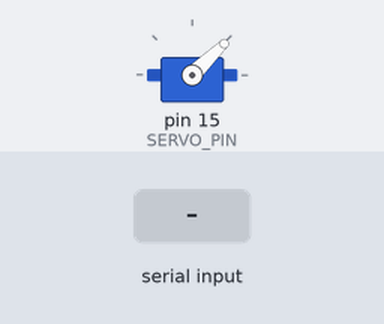
A sketch run on a simulated Arduino Uno, built with avr-gcc and run on an emulated ATmega328P. On the bench: servo. The test bench sets the inputs (shaded band). What the sketch prints to the serial monitor is not drawn.

Above: at 2.7 s.
2.8 s: "r" received over Serial
4.3 s: byte 32 (' ') received over Serial
Timing chart, 0 to 7.3 s (numbered marks = the images above; inputs shaded):
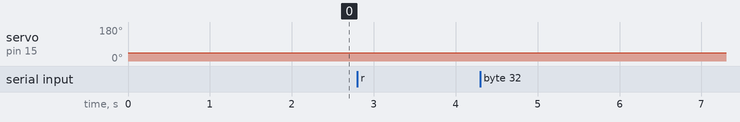

The sketch:

servo-calibrate.ino
```cpp
#include <Servo.h>

#define SERVO_PIN 15

const int START_US = 1000;
const int STEP_US  = 5;
const int MAX_US   = 2000;

Servo servo;
int currentUs;

void setup() {
  Serial.begin(115200);
  delay(1500);

  servo.attach(SERVO_PIN);
  currentUs = START_US;
  servo.writeMicroseconds(currentUs);

  Serial.println("=== Servo Calibration ===");
  Serial.print("Starting at ");
  Serial.print(currentUs);
  Serial.println(" us (min throttle)");
  Serial.print("Step size: ");
  Serial.print(STEP_US);
  Serial.println(" us");
  Serial.println("Press SPACE to step up, 'r' to reset to start");
  Serial.println("=========================================");
  printPosition();
}

void loop() {
  if (!Serial.available()) return;

  char c = Serial.read();

  if (c == ' ') {
    int next = currentUs + STEP_US;
    if (next > MAX_US) {
      Serial.println("!! Already at hard limit (2000 us) !!");
      return;
    }
    currentUs = next;
    servo.writeMicroseconds(currentUs);
    printPosition();
  } else if (c == 'r' || c == 'R') {
    currentUs = START_US;
    servo.writeMicroseconds(currentUs);
    Serial.println(">> Reset to start");
    printPosition();
  }
}

void printPosition() {
  float pct = (currentUs - 1000.0f) / (2000.0f - 1000.0f) * 100.0f;
  Serial.print("Servo: ");
  Serial.print(currentUs);
  Serial.print(" us  (");
  Serial.print(pct, 1);
  Serial.println("%)");
}
```

Measured:
- after the input at 2.8 s, every drawn part: stays the same
- after the input at 4.3 s, servo on pin 15 (SERVO_PIN): 44° → 45° at once
